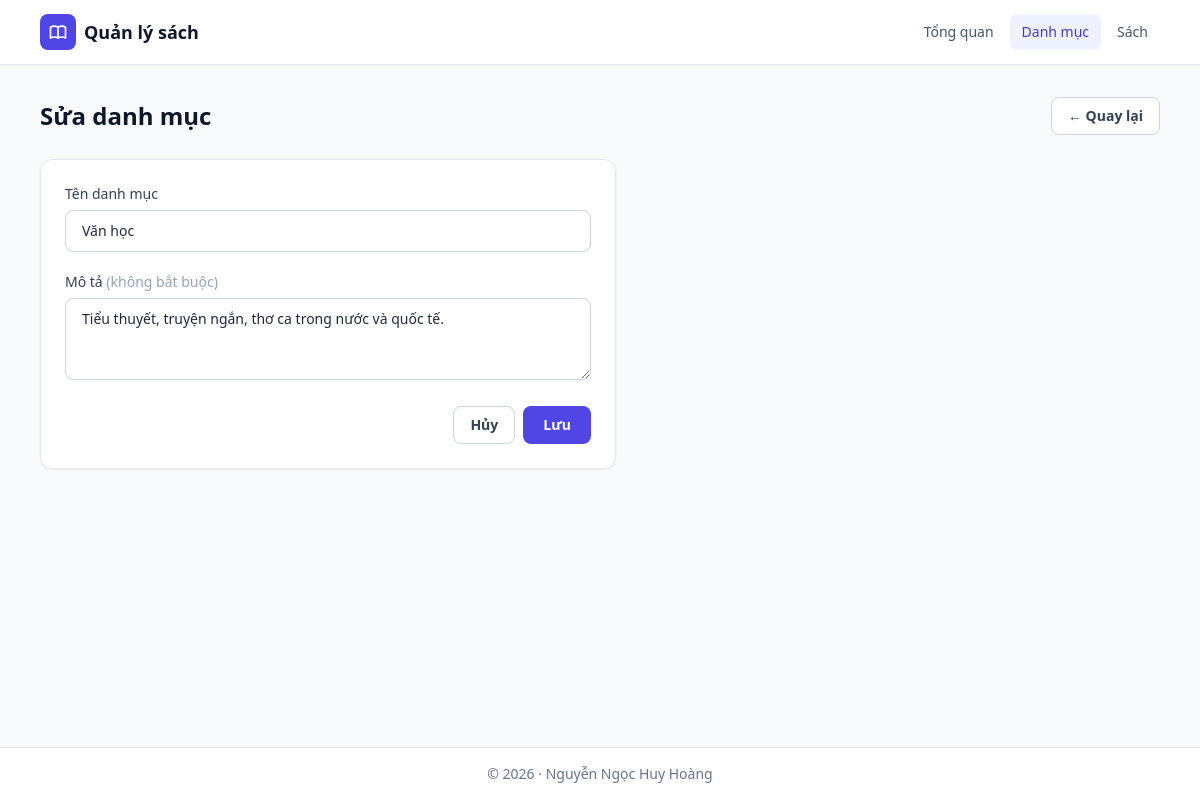
The app's page /categories/edit/2 with its own data.
### book_management/models.py (models this page shows, shortened)
class Category(db.Model):
    __tablename__ = "categories"
    id: Mapped[int] = mapped_column(primary_key=True)
    name: Mapped[str] = mapped_column(String(100), unique=True, nullable=False)
    description: Mapped[str | None] = mapped_column(Text, nullable=True)
    books: Mapped[list["Book"]] = relationship(back_populates="category")

### book_management/routes.py (the view, shortened to what this page needs)
@main_bp.route("/categories/edit/<int:id>", methods=["GET", "POST"])
def edit_category(id: int):
    category = db.get_or_404(Category, id)
    form, errors = {
        "name": category.name,
        "description": category.description or "",
    }, {}
    return render_template(
        "categories/form.html", category=category, form=form, errors=errors
    )

### book_management/templates/categories/form.html (shortened to what this page needs)
{% extends 'base.html' %}
{% from 'macros/ui.html' import page_header %}
{% block content %}
{{ page_header('Sửa danh mục' if category else 'Thêm danh mục', '', url_for('main.list_categories'), 'Quay lại', back=True) }}
{% set base_cls = 'w-full rounded-lg border px-4 py-2.5 text-sm outline-none focus:ring-2' %}
{% set ok_cls = 'border-slate-300 focus:border-indigo-500 focus:ring-indigo-200' %}
{% set err_cls = 'border-red-400 bg-red-50 focus:border-red-500 focus:ring-red-200' %}
<div class="max-w-xl rounded-xl border border-slate-200 bg-white p-6 shadow-sm">
  <form method="post" class="space-y-5">
    <div>
      <label for="name" class="mb-1.5 block text-sm font-medium text-slate-700">Tên danh mục</label>
      <input id="name" name="name" type="text" value="{{ form.name }}" autofocus
             required maxlength="100" pattern=".*\S.*" title="Tên danh mục không được để trống."
             placeholder="Ví dụ: Khoa học máy tính" class="{{ base_cls }} {{ err_cls if errors.name else ok_cls }}" />
    </div>
    <div>
      <label for="description" class="mb-1.5 block text-sm font-medium text-slate-700">Mô tả <span class="font-normal text-slate-400">(không bắt buộc)</span></label>
      <textarea id="description" name="description" rows="3" maxlength="500" class="{{ base_cls }} {{ err_cls if errors.description else ok_cls }}">{{ form.description }}</textarea>
    </div>
    <div class="flex justify-end gap-2">
      <a href="{{ url_for('main.list_categories') }}" class="rounded-lg border border-slate-300 px-4 py-2 text-sm font-semibold text-slate-700 hover:bg-slate-50">Hủy</a>
      <button type="submit" class="rounded-lg bg-indigo-600 px-5 py-2 text-sm font-semibold text-white hover:bg-indigo-500">Lưu</button>
    </div>
  </form>
</div>
{% endblock %}

### records on screen
Category: name "Văn học", description "Tiểu thuyết, truyện ngắn, thơ ca trong nước và quốc tế."

### other values on screen
{{ label }} "Tổng quan" "Danh mục" "Sách"
{{ title }} "Sửa danh mục"
{{ action_label }} "Quay lại"
